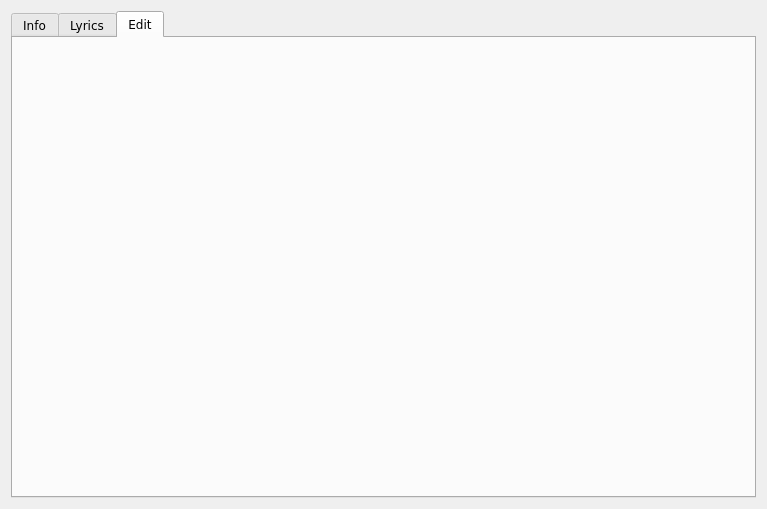
<?xml version="1.0" encoding="UTF-8"?>
<ui version="4.0">
 <class>InfoDialog</class>
 <widget class="QDialog" name="InfoDialog">
  <property name="geometry">
   <rect>
    <x>0</x>
    <y>0</y>
    <width>767</width>
    <height>509</height>
   </rect>
  </property>
  <property name="windowTitle">
   <string>Info / Edit</string>
  </property>
  <layout class="QGridLayout" name="gridLayout">
   <item row="0" column="0">
    <widget class="QTabWidget" name="tab_widget">
     <property name="minimumSize">
      <size>
       <width>0</width>
       <height>300</height>
      </size>
     </property>
     <property name="font">
      <font>
       <family>DejaVu Sans</family>
       <kerning>true</kerning>
      </font>
     </property>
     <property name="focusPolicy">
      <enum>Qt::NoFocus</enum>
     </property>
     <property name="tabPosition">
      <enum>QTabWidget::North</enum>
     </property>
     <property name="tabShape">
      <enum>QTabWidget::Rounded</enum>
     </property>
     <property name="currentIndex">
      <number>2</number>
     </property>
     <property name="elideMode">
      <enum>Qt::ElideNone</enum>
     </property>
     <property name="usesScrollButtons">
      <bool>false</bool>
     </property>
     <property name="documentMode">
      <bool>false</bool>
     </property>
     <property name="tabsClosable">
      <bool>false</bool>
     </property>
     <widget class="QWidget" name="tab_1">
      <attribute name="title">
       <string>Info</string>
      </attribute>
      <layout class="QGridLayout" name="gridLayout_2">
       <property name="horizontalSpacing">
        <number>20</number>
       </property>
       <item row="1" column="1" colspan="2">
        <widget class="QLabel" name="lab_info">
         <property name="sizePolicy">
          <sizepolicy hsizetype="Preferred" vsizetype="Preferred">
           <horstretch>0</horstretch>
           <verstretch>0</verstretch>
          </sizepolicy>
         </property>
         <property name="font">
          <font>
           <family>DejaVu Sans</family>
          </font>
         </property>
         <property name="text">
          <string>Info</string>
         </property>
         <property name="wordWrap">
          <bool>true</bool>
         </property>
        </widget>
       </item>
       <item row="2" column="1" colspan="2">
        <widget class="QLabel" name="lab_playcount">
         <property name="sizePolicy">
          <sizepolicy hsizetype="Preferred" vsizetype="Preferred">
           <horstretch>0</horstretch>
           <verstretch>0</verstretch>
          </sizepolicy>
         </property>
         <property name="font">
          <font>
           <family>DejaVu Sans</family>
          </font>
         </property>
         <property name="text">
          <string>LFM</string>
         </property>
         <property name="wordWrap">
          <bool>true</bool>
         </property>
        </widget>
       </item>
       <item row="3" column="1" colspan="2">
        <widget class="QLabel" name="lab_paths">
         <property name="sizePolicy">
          <sizepolicy hsizetype="Preferred" vsizetype="Preferred">
           <horstretch>0</horstretch>
           <verstretch>0</verstretch>
          </sizepolicy>
         </property>
         <property name="font">
          <font>
           <family>DejaVu Sans</family>
          </font>
         </property>
         <property name="text">
          <string/>
         </property>
         <property name="wordWrap">
          <bool>true</bool>
         </property>
        </widget>
       </item>
       <item row="0" column="0" rowspan="5">
        <layout class="QVBoxLayout" name="verticalLayout">
         <item>
          <spacer name="verticalSpacer_2">
           <property name="font">
            <font>
             <family>DejaVu Sans</family>
            </font>
           </property>
           <property name="orientation">
            <enum>Qt::Vertical</enum>
           </property>
           <property name="sizeHint" stdset="0">
            <size>
             <width>20</width>
             <height>40</height>
            </size>
           </property>
          </spacer>
         </item>
         <item>
          <widget class="QPushButton" name="btn_image">
           <property name="minimumSize">
            <size>
             <width>220</width>
             <height>220</height>
            </size>
           </property>
           <property name="maximumSize">
            <size>
             <width>220</width>
             <height>220</height>
            </size>
           </property>
           <property name="font">
            <font>
             <family>DejaVu Sans</family>
            </font>
           </property>
           <property name="focusPolicy">
            <enum>Qt::NoFocus</enum>
           </property>
           <property name="text">
            <string/>
           </property>
           <property name="iconSize">
            <size>
             <width>220</width>
             <height>220</height>
            </size>
           </property>
           <property name="flat">
            <bool>true</bool>
           </property>
          </widget>
         </item>
         <item>
          <spacer name="verticalSpacer">
           <property name="font">
            <font>
             <family>DejaVu Sans</family>
            </font>
           </property>
           <property name="orientation">
            <enum>Qt::Vertical</enum>
           </property>
           <property name="sizeHint" stdset="0">
            <size>
             <width>20</width>
             <height>40</height>
            </size>
           </property>
          </spacer>
         </item>
        </layout>
       </item>
       <item row="4" column="2">
        <widget class="QPushButton" name="btn_close1">
         <property name="font">
          <font>
           <family>DejaVu Sans</family>
          </font>
         </property>
         <property name="focusPolicy">
          <enum>Qt::NoFocus</enum>
         </property>
         <property name="text">
          <string>Close</string>
         </property>
        </widget>
       </item>
       <item row="4" column="1">
        <spacer name="horizontalSpacer_2">
         <property name="font">
          <font>
           <family>DejaVu Sans</family>
          </font>
         </property>
         <property name="orientation">
          <enum>Qt::Horizontal</enum>
         </property>
         <property name="sizeHint" stdset="0">
          <size>
           <width>40</width>
           <height>20</height>
          </size>
         </property>
        </spacer>
       </item>
       <item row="0" column="1" colspan="2">
        <widget class="QLabel" name="lab_heading">
         <property name="sizePolicy">
          <sizepolicy hsizetype="MinimumExpanding" vsizetype="Preferred">
           <horstretch>0</horstretch>
           <verstretch>0</verstretch>
          </sizepolicy>
         </property>
         <property name="font">
          <font>
           <family>DejaVu Sans</family>
           <pointsize>12</pointsize>
           <weight>75</weight>
           <bold>true</bold>
          </font>
         </property>
         <property name="text">
          <string>Title</string>
         </property>
         <property name="wordWrap">
          <bool>true</bool>
         </property>
        </widget>
       </item>
      </layout>
     </widget>
     <widget class="QWidget" name="tab_2">
      <attribute name="title">
       <string>Lyrics</string>
      </attribute>
      <layout class="QGridLayout" name="gridLayout_3">
       <item row="0" column="0" colspan="3">
        <widget class="QTextEdit" name="te_lyrics">
         <property name="sizePolicy">
          <sizepolicy hsizetype="Preferred" vsizetype="MinimumExpanding">
           <horstretch>0</horstretch>
           <verstretch>0</verstretch>
          </sizepolicy>
         </property>
         <property name="minimumSize">
          <size>
           <width>0</width>
           <height>0</height>
          </size>
         </property>
         <property name="sizeIncrement">
          <size>
           <width>0</width>
           <height>0</height>
          </size>
         </property>
         <property name="font">
          <font>
           <family>DejaVu Sans</family>
          </font>
         </property>
         <property name="horizontalScrollBarPolicy">
          <enum>Qt::ScrollBarAlwaysOff</enum>
         </property>
        </widget>
       </item>
       <item row="2" column="2">
        <widget class="QPushButton" name="btn_close">
         <property name="font">
          <font>
           <family>DejaVu Sans</family>
          </font>
         </property>
         <property name="text">
          <string>Close</string>
         </property>
        </widget>
       </item>
       <item row="2" column="1">
        <spacer name="horizontalSpacer">
         <property name="font">
          <font>
           <family>DejaVu Sans</family>
          </font>
         </property>
         <property name="orientation">
          <enum>Qt::Horizontal</enum>
         </property>
         <property name="sizeHint" stdset="0">
          <size>
           <width>40</width>
           <height>20</height>
          </size>
         </property>
        </spacer>
       </item>
       <item row="2" column="0">
        <widget class="QComboBox" name="combo_servers">
         <property name="font">
          <font>
           <family>DejaVu Sans</family>
          </font>
         </property>
         <property name="currentIndex">
          <number>-1</number>
         </property>
         <property name="sizeAdjustPolicy">
          <enum>QComboBox::AdjustToContents</enum>
         </property>
         <property name="minimumContentsLength">
          <number>0</number>
         </property>
         <property name="frame">
          <bool>false</bool>
         </property>
        </widget>
       </item>
      </layout>
     </widget>
     <widget class="QWidget" name="tab_3">
      <attribute name="title">
       <string>Edit</string>
      </attribute>
      <layout class="QGridLayout" name="gridLayout_4"/>
     </widget>
    </widget>
   </item>
  </layout>
 </widget>
 <resources/>
 <connections>
  <connection>
   <sender>btn_close</sender>
   <signal>clicked()</signal>
   <receiver>InfoDialog</receiver>
   <slot>close()</slot>
   <hints>
    <hint type="sourcelabel">
     <x>90</x>
     <y>57</y>
    </hint>
    <hint type="destinationlabel">
     <x>327</x>
     <y>196</y>
    </hint>
   </hints>
  </connection>
  <connection>
   <sender>btn_close1</sender>
   <signal>clicked()</signal>
   <receiver>InfoDialog</receiver>
   <slot>close()</slot>
   <hints>
    <hint type="sourcelabel">
     <x>592</x>
     <y>360</y>
    </hint>
    <hint type="destinationlabel">
     <x>327</x>
     <y>196</y>
    </hint>
   </hints>
  </connection>
  <connection>
   <sender>btn_close</sender>
   <signal>clicked()</signal>
   <receiver>InfoDialog</receiver>
   <slot>hide()</slot>
   <hints>
    <hint type="sourcelabel">
     <x>90</x>
     <y>57</y>
    </hint>
    <hint type="destinationlabel">
     <x>327</x>
     <y>196</y>
    </hint>
   </hints>
  </connection>
  <connection>
   <sender>btn_close1</sender>
   <signal>clicked()</signal>
   <receiver>InfoDialog</receiver>
   <slot>hide()</slot>
   <hints>
    <hint type="sourcelabel">
     <x>592</x>
     <y>360</y>
    </hint>
    <hint type="destinationlabel">
     <x>327</x>
     <y>196</y>
    </hint>
   </hints>
  </connection>
 </connections>
</ui>
